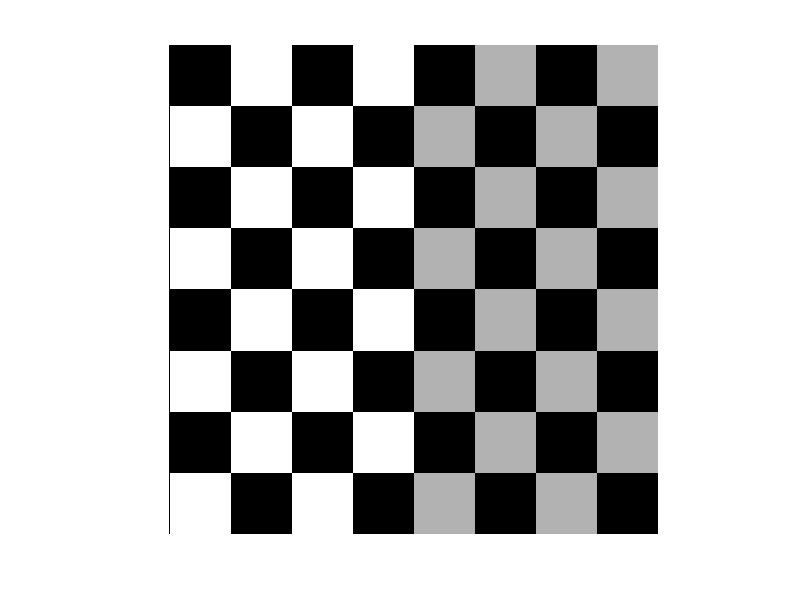

Source code (MATLAB): (Note: this script raises an error after producing the figure.)
close all;
I=checkerboard(40);
figure, imshow(I);
T=[3 0 0;0 2 0; 0 0 1];
type='resize';
affintr(I,T,type);
T=[1 0 0;0 .2 0;0 0 1];
type='Sdvig';
affintr(I,T,type);
T=[cos(pi/4) sin(pi/4) 0; -sin(pi/4) cos(pi/4) 0; 0 0 1];
affintr(I,T,type);

Tscale = [1.5 0 0;0 2 0;0 0 1];
Trot = [cos(pi) sin(pi) 0;-sin(pi) cos(pi) 0;0 0 1];
Tshear = [1 0 0;.2 1 0; 0 0 1];
T1 = Tscale * Trot * Tshear;

affintr(I,T1,type);

T=[1 0 0; 0 1 0; 50 50 1];
tform=maketform('affine', T);
I1=imtransform(I, tform, 'XData', [1 320], 'YData', [1 320], 'FillValue', 0.5);
figure, imshow(I1);
